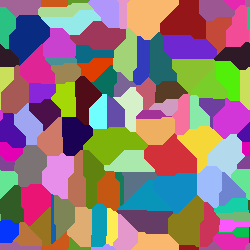

Python code for this plot:
import numpy as np
import random
import cv2
from tkinter import *
import tkinter as tk
from PIL import Image
import csv

import time

KERNEL = {0: ("VON_NEUMAN", [(-1, 0), (1, 0), (0, -1), (0, 1)]),
          1: ("MOORE", [(-1, 0), (1, 0), (0, -1), (0, 1), (1, 1), (1, -1), (-1, 1), (-1, -1)]),
          2: ("PENTA_RIGHT", [(-1, 0), (-1, 1), (0, 1), (1, 0), (1, 1)]),
          3: ("PENTA_LEFT", [(-1, -1), (-1, 0), (0, -1), (1, -1), (1, 0)]),
          4: ("HEXA_RIGHT", [(-1, 0), (-1, 1), (0, -1), (0, 1), (1, -1), (1, 0)]),
          5: ("HEXA_LEFT", [(-1, -1), (-1, 0), (0, -1), (0, 1), (1, 0), (1, 1)])
          }

COLORS = {0: [255, 255, 255],
          1: [64, 10, 4],
          2: [164, 217, 7],
          3: [230, 142, 234],
          4: [111, 132, 208],
          5: [176, 149, 251],
          6: [111, 255, 254],
          7: [169, 233, 171],
          8: [194, 91, 110],
          9: [15, 140, 196],
          10: [96, 154, 41],
          11: [90, 113, 134],
          12: [126, 179, 10],
          13: [204, 89, 26],
          14: [129, 67, 147],
          15: [229, 40, 175],
          16: [96, 131, 16],
          17: [125, 133, 87],
          18: [164, 51, 152],
          19: [178, 218, 236],
          20: [11, 107, 134],
          21: [74, 145, 151],
          22: [186, 112, 85],
          23: [241, 76, 149],
          24: [250, 184, 111],
          25: [224, 61, 0],
          26: [207, 121, 104],
          27: [149, 22, 24],
          28: [75, 16, 73],
          29: [158, 187, 252],
          30: [135, 234, 169],
          31: [210, 53, 216],
          32: [203, 224, 90],
          33: [214, 241, 202],
          34: [162, 211, 118],
          35: [200, 65, 207],
          36: [4, 54, 251],
          37: [139, 125, 25],
          38: [100, 76, 169],
          39: [42, 194, 130],
          40: [157, 134, 84],
          41: [109, 63, 159],
          42: [185, 115, 59],
          43: [250, 88, 253],
          44: [158, 55, 89],
          45: [121, 207, 41],
          46: [223, 173, 113],
          47: [197, 73, 57],
          48: [246, 113, 157],
          49: [79, 13, 168],
          50: [80, 12, 23],
          51: [228, 151, 202],
          52: [49, 59, 187],
          53: [23, 207, 166],
          54: [20, 124, 89],
          55: [138, 38, 217],
          56: [30, 103, 108],
          57: [9, 149, 185],
          58: [253, 236, 84],
          59: [45, 26, 38],
          60: [153, 116, 32],
          61: [18, 96, 174],
          62: [89, 60, 37],
          63: [171, 220, 150],
          64: [9, 44, 130],
          65: [211, 49, 58],
          66: [100, 60, 102],
          67: [111, 39, 209],
          68: [8, 194, 80],
          69: [207, 155, 193],
          70: [238, 175, 97],
          71: [101, 230, 148],
          72: [49, 92, 37],
          73: [227, 2, 179],
          74: [147, 234, 233],
          75: [167, 89, 85],
          76: [245, 215, 55],
          77: [160, 165, 241],
          78: [162, 99, 150],
          79: [138, 194, 47],
          80: [116, 182, 115],
          81: [27, 1, 83],
          82: [196, 88, 18],
          83: [8, 112, 95],
          84: [223, 37, 150],
          85: [124, 116, 116],
          86: [203, 51, 88],
          87: [156, 87, 147],
          88: [121, 100, 149],
          89: [10, 157, 182],
          90: [233, 20, 115],
          91: [82, 239, 11],
          92: [185, 176, 129],
          93: [175, 19, 230],
          94: [208, 165, 197],
          95: [240, 130, 77],
          96: [240, 58, 149],
          97: [209, 20, 154],
          98: [59, 244, 216],
          99: [5, 113, 65],
          100: [105, 106, 168],
          101: [82, 210, 52],
          102: [242, 210, 237],
          103: [248, 5, 10],
          104: [52, 171, 223],
          105: [96, 113, 131],
          106: [223, 176, 196],
          107: [226, 122, 20],
          108: [190, 192, 4],
          109: [165, 143, 131],
          110: [182, 70, 46],
          111: [173, 4, 218],
          112: [199, 200, 150],
          113: [3, 57, 21],
          114: [131, 193, 73],
          115: [254, 27, 199],
          116: [212, 232, 181],
          117: [200, 58, 143],
          118: [51, 57, 224],
          119: [203, 168, 62],
          120: [69, 248, 208],
          121: [40, 65, 244],
          122: [245, 227, 245],
          123: [228, 17, 252],
          124: [230, 176, 204],
          125: [106, 229, 4],
          126: [210, 202, 17],
          127: [222, 249, 179],
          128: [125, 100, 37],
          129: [92, 198, 242],
          130: [99, 96, 112],
          131: [201, 66, 1],
          132: [131, 68, 51],
          133: [36, 168, 56],
          134: [43, 139, 201],
          135: [79, 111, 249],
          136: [89, 12, 240],
          137: [139, 231, 89],
          138: [63, 141, 140],
          139: [210, 5, 46],
          140: [52, 35, 109],
          141: [19, 231, 137],
          142: [250, 137, 116],
          143: [109, 222, 146],
          144: [166, 167, 97],
          145: [208, 111, 40],
          146: [74, 64, 182],
          147: [213, 16, 248],
          148: [11, 12, 65],
          149: [75, 133, 123],
          150: [211, 90, 191],
          151: [63, 118, 173],
          152: [14, 61, 139],
          153: [22, 117, 134],
          154: [78, 55, 161],
          155: [111, 222, 230],
          156: [11, 135, 103],
          157: [1, 142, 224],
          158: [210, 168, 129],
          159: [168, 22, 195],
          160: [132, 62, 55],
          161: [2, 158, 102],
          162: [74, 160, 5],
          163: [226, 90, 230],
          164: [49, 224, 55],
          165: [10, 9, 93],
          166: [74, 33, 157],
          167: [21, 196, 52],
          168: [109, 22, 255],
          169: [189, 54, 181],
          170: [14, 159, 159],
          171: [19, 175, 252],
          172: [245, 106, 201],
          173: [47, 217, 163],
          174: [115, 19, 139],
          175: [200, 39, 169],
          176: [214, 107, 142],
          177: [55, 194, 175],
          178: [253, 169, 241],
          179: [58, 94, 160],
          180: [39, 16, 161],
          181: [193, 26, 249],
          182: [183, 51, 102],
          183: [36, 121, 243],
          184: [160, 137, 222],
          185: [184, 221, 105],
          186: [28, 138, 214],
          187: [128, 111, 202],
          188: [167, 47, 82],
          189: [176, 27, 55],
          190: [127, 162, 10],
          191: [68, 200, 8],
          192: [82, 241, 55],
          193: [109, 163, 24],
          194: [81, 215, 201],
          195: [139, 52, 19],
          196: [203, 158, 100],
          197: [116, 81, 206],
          198: [164, 80, 202],
          199: [70, 128, 145]
}


grain_no = 300
rows = 500
columns = 500
inclusion = 4
array = np.zeros([rows, columns], dtype=np.uint8)
start = 0
kernel = KERNEL[0][1]
image = np.zeros([rows, columns, 3])
main_screen = tk.Tk()
row_type = IntVar()
row_type.set(rows)
col_type = IntVar()
col_type.set(columns)
grain_type = IntVar()
grain_type.set(grain_no)
inclusion_type = IntVar()
inclusion_type.set(inclusion)


def array_init():
    global array
    global rows
    global columns
    global row_type
    global col_type
    rows = row_type.get()
    columns = col_type.get()
    tab = np.zeros((rows, columns), dtype=np.uint8)
    array = tab


def int_gen(range):
    integer = random.randint(0, range-1)
    return integer


def data_to_image():
    global image
    img = np.zeros([rows, columns, 3], dtype=np.uint8)
    for r in range(rows):
        for c in range(columns):
            if array[r][c] == 0:
                img[r][c] = COLORS[0]
            else:
                img[r][c] = COLORS[array[r][c] % 199 + 1]
    image = np.array(img)


def fill_array():
    global array
    global image
    global grain_no
    global grain_type
    array_init()
    arr = array
    grain_no = grain_type.get()
    for i in range(grain_no):
        r = None
        c = None
        z = 1000
        while z:
            r = int_gen(rows)
            c = int_gen(columns)
            if arr[r][c] == 0:
                break
            r = None
            c = None
            z -= 1
        if r is not None and c is not None:
            arr[r][c] = i + 1
        else:
            raise StopIteration("cannot find freespace")
    array = arr
    visualize()


def generate():
    global start
    global array
    global image
    global rows
    global columns
    global wrap_type
    array_new = np.zeros((rows, columns), dtype=np.uint8)
    for r in range(0, rows):
        for c in range(0, columns):

            temp = 0
            if array[r][c] != 0:
                temp = array[r][c]
            else:
                for r_n, c_n in kernel:
                    r_n += r
                    c_n += c

                    if wrap_ckbox_var.get() == 1:
                        r_n = wrap(r_n, rows)
                        c_n = wrap(c_n, columns)
                    else:
                        pass

                    if 0 <= r_n < rows and 0 <= c_n < columns:
                        temp = array[r_n][c_n]
                        if temp != 0:
                            break
                        else:
                            pass
                    else:
                        temp = 0

            array_new[r][c] = temp


    if np.array_equal(array, array_new):
        start = 0
        array = array
    else:
        array = array_new

    if start == 1:
        pass
        visualize()
    else:
        visualize()


def wrap(x, range):
    if x < 0:
        a = range - 1
    elif x >= range:
        a = 0
    else:
        a = x
    return a

def generate_continuous():
    global start
    start = not start


def temp_funct():
    # wybór jądra
    kernel = KERNEL[methods.curselection()[0]][1]

    # cv2.waitKey(0)


def visualize():
    global image
    data_to_image()
    cv2.imshow("CA", image)
    cv2.waitKey(1)

def export_to_csv():
    global array
    tab = []
    for x in range(array.shape[0]):
        for y in range(array.shape[1]):
            tab.append([x, y, array[x][y]])
    tab = np.array(tab)
    np.savetxt("CA2.csv", tab, delimiter=',', fmt='%d')


def import_from_csv():
    global array
    data = np.genfromtxt('CA.csv', delimiter=',', dtype=np.uint8)
    size = data.shape[0]
    max_row = data[size-1][0] + 1
    max_column = data[size-1][1] + 1
    tabimp = np.zeros([max_row, max_column], dtype=np.uint8)
    for r in range(max_row):
        for c in range(max_column):
            # print(r*max_column + c)
            tabimp[r][c] = data[r*max_column + c][2]
    array = tabimp


def image_to_png():
    global image
    im = Image.fromarray(image)
    im.save("CA.png")


def reset():
    array_init()
    visualize()


main_screen.title("Cellular Automata")

empty_label = tk.Label(main_screen, text="",  width=8)
empty_label.grid(row=1, column=2, padx=1, sticky=E)

seeds = tk.Button(main_screen, text="Initialize", command=fill_array, width=12)
seeds.grid(row=1, column=3, padx=1,sticky=E)

all_steps = tk.Button(main_screen, text="Start", command=generate_continuous, width=12)
all_steps.grid(row=1, column=4, padx=1, sticky=E)

sub_step = tk.Button(main_screen, text="Start step by step", command=generate, width=12)
sub_step.grid(row=1, column=5, padx=1,sticky=E)

create_CSV_btt = tk.Button(main_screen, text="Export file", command=export_to_csv, width=12)
create_CSV_btt.grid(row=2, column=3, padx=1,sticky=E)

read_CSV_btt = tk.Button(main_screen, text="Import file", command=import_from_csv, width=12)
read_CSV_btt.grid(row=2, column=4, padx=1,sticky=E)

row_label = tk.Label(main_screen, text="No of rows")
row_label.grid(row=1, column=0, sticky=W)
row = tk.Entry(main_screen, textvariable=row_type, width=7)
row_type.set(rows)
row.grid(row=1, column=1, sticky=W)

col_label = tk.Label(main_screen, text="No of columns")
col_label.grid(row=2, column=0, sticky=W)
col = tk.Entry(main_screen, textvariable=col_type, width=7)
col.grid(row=2, column=1, sticky=W)

grain_label = tk.Label(main_screen, text="No of grains")
grain_label.grid(row=3, column=0, sticky=W)
grain = tk.Entry(main_screen, textvariable=grain_type, width=7)
grain.grid(row=3, column=1, sticky=W)

inclusion_label = tk.Label(main_screen, text="No of inclusions")
inclusion_label.grid(row=4, column=0, sticky=W)
inclusion_no_btt = tk.Entry(main_screen, textvariable= inclusion_type, width=7)
inclusion_no_btt.grid(row=4, column=1, sticky=W)


methods = tk.Listbox(main_screen, height=6)
methods.grid(row=6, column=0, columnspan=2, pady=13)
for key, item in KERNEL.items():
    methods.insert(END, item[0])

visualize_btt = tk.Button(main_screen, text="Visualize", command=visualize, width=12)
visualize_btt.grid(row=2, column=5, padx=1,sticky=E)

write_img_btt = tk.Button(main_screen, text="Export image", command=image_to_png, width=12)
write_img_btt.grid(row=3, column=5, padx=1,sticky=E)

reset_btt = tk.Button(main_screen, text="Reset", command=reset, width=12)
reset_btt.grid(row=7, column=5)

wrap_label = tk.Label(main_screen, text="wrapped array")
wrap_label.grid(row=7, column=0)
wrap_ckbox_var = IntVar()
wrap_ckbox = tk.Checkbutton(main_screen, variable=wrap_ckbox_var)
wrap_ckbox.grid(row=7, column=1)


while 1:
    if start == 1:
        generate()
    main_screen.update_idletasks()
    main_screen.update()













